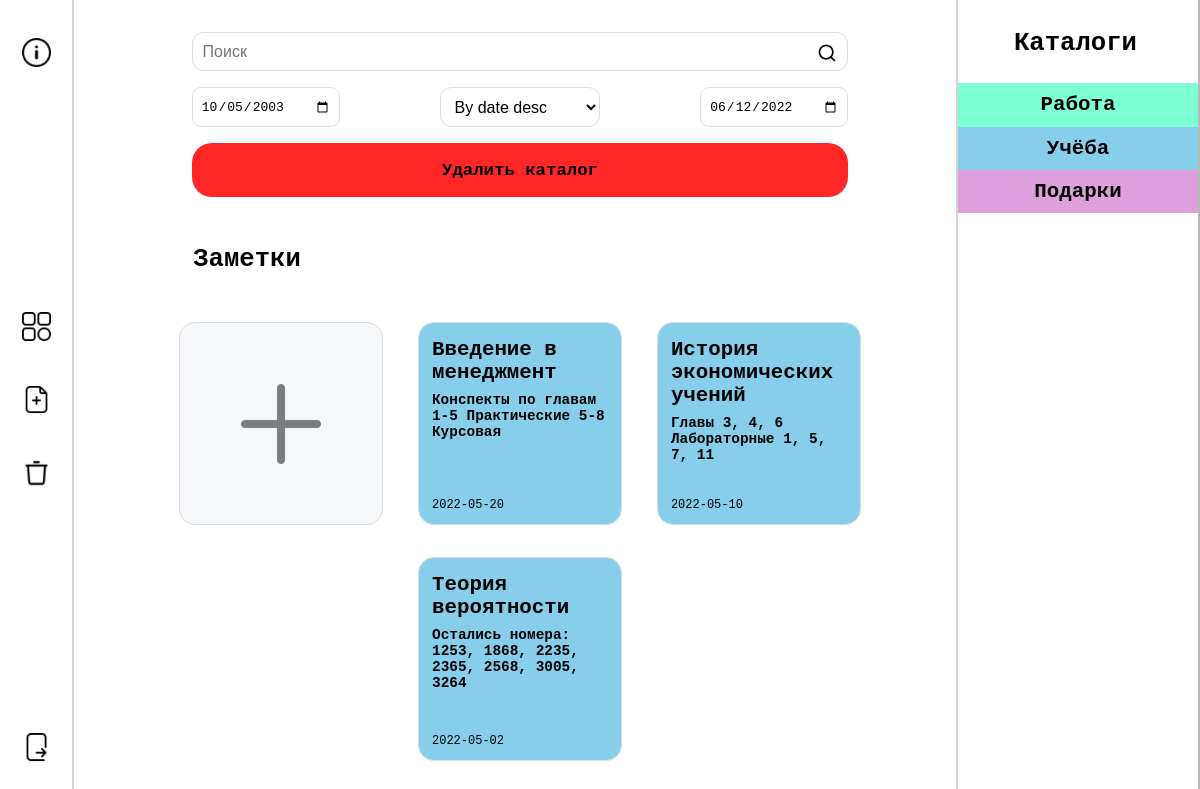
Screenshot of /folder.php?folder=3 (signed in) with the database file from the repository.
### tables this page shows
CREATE TABLE IF NOT EXISTS `notes` (
  `id` int(11) NOT NULL AUTO_INCREMENT,
  `title` varchar(30) DEFAULT NULL,
  `article` varchar(255) DEFAULT NULL,
  `created` date NOT NULL,
  `deleted` tinyint(1) NOT NULL DEFAULT '0',
  `folder_id` int(11) NOT NULL,
  `color` varchar(20) NOT NULL,
  PRIMARY KEY (`id`)
);

CREATE TABLE IF NOT EXISTS `folders` (
  `id` int(11) NOT NULL AUTO_INCREMENT,
  `color` varchar(30) NOT NULL,
  `title` varchar(30) NOT NULL,
  `user_id` int(11) NOT NULL,
  PRIMARY KEY (`id`)
);

### folder.php (the view, shortened to what this page needs)
<?php
require_once("Connections/project_con.php");
$user = $_SESSION['user_id'][0];
$folder_id = $_GET['folder'];
$select_note = mysqli_query($link, "SELECT * FROM notes WHERE folder_id = '$folder_id' ORDER BY created DESC ");
$select_folder = mysqli_query($link, "SELECT * FROM folders WHERE user_id = '$user'");
$final_search_words = array();
$where_list = "SELECT * FROM notes WHERE folder_id = $folder_id AND";
$where_list = substr($where_list, 0, -3);
if (!empty($where_list)) {
    $res_query = mysqli_query($link, $where_list);
}
?>
<!DOCTYPE html>
<html lang="ru">
<head>
    <link rel="stylesheet" type="text/css" href="Styles/style.css">
    <link rel="stylesheet" type="text/css" href="Styles/font.css">
</head>
<body>
<div class="menu nav">
    <button type="button" title="О нас" onclick="location.href='developers.html';">
        <img alt="#" src="Photos/info.png">
    </button>
    <div>
        <button type="button" title="Главная" onclick="location.href='main.php';">
            <img alt="#" src="Photos/menu.png">
        </button>
        <button type="button" title="Новый каталог" onclick="location.href='createFolder.php';">
            <img alt="#" src="Photos/new-note.png">
        </button>
        <button type="button" title="Корзина">
            <img alt="#" src="Photos/trash.png" onclick="location.href='deletedNotes.php';">
        </button>
    </div>
    <button type="button" title="Выйти" onclick="location.href='logout.php';">
        <img alt="#" src="Photos/logout.png">
    </button>
</div>
<div class="content_wrapper" style="width: calc(100% - 30em);">
    <div class="content">
        <div class="search">
            <form name="search" method="get" action="">
                <label for="search">
                    <input type="text" name="user_search" id="search" placeholder="Поиск">
                </label>
                <button type="submit">
                    <img alt="#" src="Photos/search.png">
                </button>
            </form>
        </div>
       	<form class="search sort">
            <input id="dat1" class="cont_row n_date" type="date" value="2003-10-05">
            <select class="item_sorting" id="n_sort">
                <option class="notes_sorting" selected>By date desc</option>
            </select>
            <input id="dat2" class="cont_row n_date" type="date" value=<?php echo date("Y-m-d") ?>>
        </form>
        <form method="post" action="deleteFolder.php" style="width: 100%; margin: 1em 2em">
            <button type="submit" title="Удалить заметку" name="deleteFolder" style="border-radius: 20px; width: 100%; background-color: rgba(255,0,0,0.85);">
                <h2>Удалить каталог</h2>
            </button>
        </form>
    </div>
    <div class="content">
        <h1>Заметки</h1>
    </div>
    <div class="content notes">
        <div class="block note" title="Создать заметку" onclick="location.href='createNote.php?folder=<?php echo $folder_id ?>'">
            <img src="Photos/plus.png" style="width: 5em; margin: 3em; opacity: 0.5;">
        </div>
        <?php if ($final_search_words[0] != "") { ?>
            <?php while ($res_array = mysqli_fetch_array($res_query)) {
				if (!($res_array['deleted'])) {?>
                <div class="block note" title="Редактировать заметку"
                     style="background: <?php echo $res_array['color']; ?>"
                     onclick="location.href='readNote.php?note=<?php echo $res_array["id"]; ?>;'">
                    <div>
                        <div class="note_head">
                            <h2><?php echo $res_array['title']; ?></h2>
                        </div>
                        <div class="note_text">
                            <h3><?php echo $res_array['article']; ?></h3>
                        </div>
                    </div>
                    <div class="note_date">
                        <p><?php echo $res_array['created']; ?></p>
                    </div>
                </div>
            <?php }
        }} else {
            while ($note = mysqli_fetch_array($select_note)) {
                if (!($note['deleted'])) { ?>
                    <div class="block note" title="Редактировать заметку"
                         style="background: <?php echo $note['color']; ?>"
                         onclick="location.href='readNote.php?note=<?php echo $note["id"]; ?>;'">
                        <div>
                            <div class="note_head">
                                <h2><?php echo $note['title']; ?></h2>
                            </div>
                            <div class="note_text">
                                <h3><?php echo $note['article']; ?></h3>
                            </div>
                        </div>
                        <div class="note_date">
                            <p><?php echo $note['created']; ?></p>
                        </div>
                    </div>
                <?php }
            }
        } ?>
    </div>
</div>
<div class="menu folders_m">
    <h1 style="margin: 0.5em auto 1em; width: 5em;">Каталоги</h1>
    <?php while ($folder = mysqli_fetch_array($select_folder)) { ?>
        <div class="folders" style="background: <?php echo $folder['color']; ?>"
             onclick="location.href='folder.php?folder=<?php echo $folder["id"]; ?>'">
            <h2><?php echo $folder['title']; ?></h2>
        </div>
    <?php } ?>
</div>
</body>
</html>

### Styles/style.css (style rules this page uses)
body { margin: 0; padding: 0; background-color: #ffffff; }
button { width: 4em; height: 4em; border: none; outline: none; background: none; }
input, textarea, select { width: -webkit-fill-available; resize: none; font-size: 1em; padding: 0.6em; background-color: #ffffff; border: 0.1em solid #d8dee4; border-radius: 0.7em; }
h1, h2, h3, h4, h4, h6, p, a { margin: 0.1em 0; text-decoration: none; }
h1 { width: 60em; margin: 0 1.3em; font-size: 1.6em; font-family: 'SF Pro Bold', monospace; }
h2 { font-size: 1.3em; font-family: 'SF Pro Bold', monospace; }
h3 { font-size: 0.9em; font-family: 'SF Pro Light', monospace; }
p { font-size: 0.75em; font-family: 'SF Pro Light', monospace; }
.menu { float: left; position: fixed; width: 4.5em; height: calc(100vh - 2em); padding: 1em 0; display: flex; flex-direction: column; justify-content: space-between; border-right: 0.15em solid rgba(115, 115, 115, 0.5); }
.menu img { margin-top: 0.2em; width: 2.2em; }
.menu button { margin: 0.75em; }
.nav { float: left; left: 0; border-right: 0.15em solid rgba(115, 115, 115, 0.3); }
.folders_m { display: block; float: right; right: 0; border-left: 0.15em solid rgba(115, 115, 115, 0.3); width: 15em }
.folders { display: flex; justify-content: space-around; padding: 0.5em 0.75em; }
.content_wrapper { position: absolute; width: calc(100% - 15em); margin: 0 10em; }
.content { display: flex; flex-wrap: wrap; justify-content: space-evenly; max-width: 60em; min-width: 9em; margin: 2em auto; }
.search { width: 100%; min-width: 9em; margin: 0 2em; }
.search form { position: relative; }
.search button { padding: 0.2em; height: 2em; width: 2em; position: absolute; top: 0.6em; right: 0.6em; cursor: pointer; }
.search img { width: 1.5em; }
.sort { display: flex; justify-content: space-between; padding: 1em 0 0; }
.sort input, .sort select { width: 10em; }
.block { position: relative; width: 100%; margin: 1em; padding: 0.8em; border: 0.1em solid #d8dee4; border-radius: 1em; background-color: #f6f8fa; }
.block img { width: 1.75em; }
.note { height: 11em; width: 11em; min-width: 9em; }
.note_text { height: 5em; margin: 0.5em 0; }
.note_text h3 { overflow-y: hidden; overflow-x: hidden; height: 6em; }
.note_date { position: absolute; bottom: 0.2em; margin: 0.5em 0; }
#password, #search { padding: 0.6em 2.7em 0.6em 0.6em; }

### rows the page displays
notes: title "Введение в менеджмент", article "Конспекты по главам 1-5 Практические 5-8 Курсовая", created "2022-05-20"
notes: title "История экономических учений", article "Главы 3, 4, 6 Лабораторные 1, 5, 7, 11", created "2022-05-10"
notes: title "Теория вероятности", article "Остались номера: 1253, 1868, 2235, 2365, 2568, 3005, 3264", created "2022-05-02"
folders: title "Работа"
folders: title "Учёба"
folders: title "Подарки"
